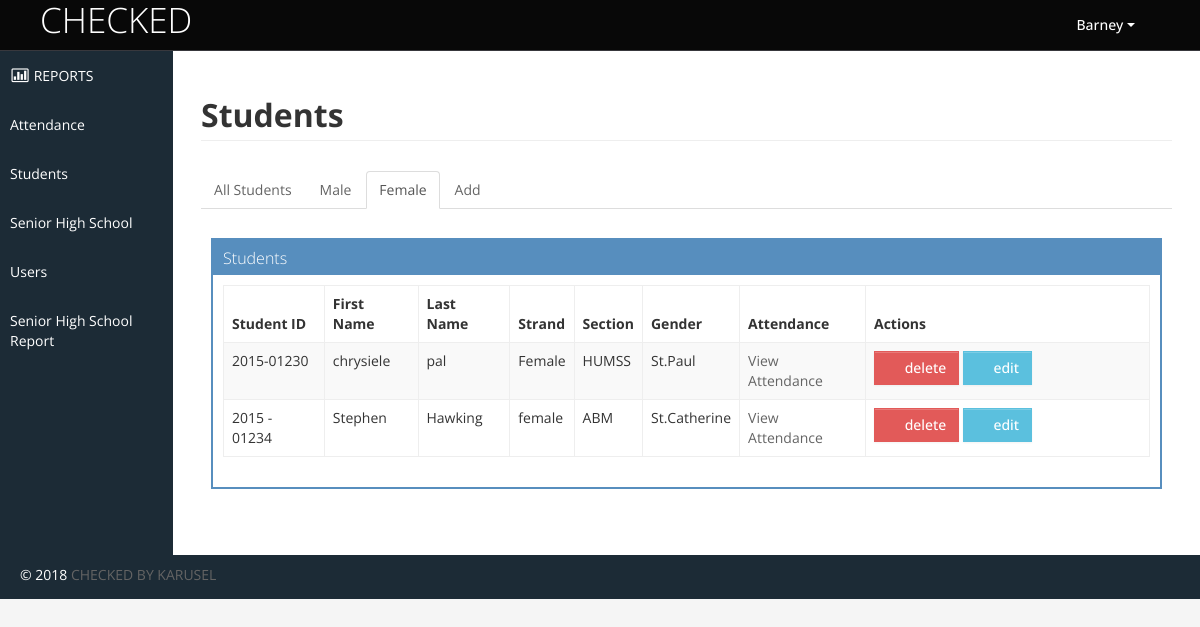
Screenshot of /project_zero/female.php (signed in) with the database file from the repository.
### tables this page shows
CREATE TABLE `users` (
  `id` int(11) NOT NULL,
  `username` varchar(65) NOT NULL,
  `email` varchar(65) NOT NULL,
  `password` varchar(125) NOT NULL,
  `firstname` varchar(65) NOT NULL,
  `lastname` varchar(65) NOT NULL,
  `acct_type` int(2) NOT NULL,
  `photo` varchar(65) NOT NULL,
  `status` int(2) NOT NULL
);

CREATE TABLE `students` (
  `id` int(11) NOT NULL,
  `studid` varchar(22) NOT NULL,
  `gender` varchar(6) NOT NULL,
  `fname` varchar(65) NOT NULL,
  `lname` varchar(65) NOT NULL,
  `strand` varchar(20) NOT NULL,
  `year` varchar(65) NOT NULL,
  `section` varchar(25) NOT NULL,
  `school_yr` varchar(65) NOT NULL,
  `no_pres` int(22) NOT NULL,
  `no_late` int(22) NOT NULL,
  `no_abs` int(22) NOT NULL
);

### project_zero/perfect_function.php (called while the page is built, shortened)
<?php
function getConnection()
{
	$servername = "localhost";
	$username = "root";
	$password = "";
	$dbname = "project_zero";
	$conn = new mysqli($servername, $username, $password, $dbname);
	return $conn;
}
function get_where($table_name, $id)
{
	$conn = getConnection();
	$sql = "SELECT * FROM $table_name where id=$id";
	$result = $conn->query($sql);
	return $result;
}
function get_where_custom($table_name, $column, $value)
{
	$conn = getConnection();
	$sql = "SELECT * FROM $table_name where ".$column."='".$value."'";
	$result = $conn->query($sql);
	return $result;
}
function base_url()
{
	$project_name = "project_zero";
	return "http://" . $_SERVER['SERVER_NAME'].'/'.$project_name.'/';
}
function _get_firstname_from_id($id)
{
	$user_data = get_where("users", $id);
	foreach ($user_data as $key => $row) {
		return $firstname = $row['firstname'];
	}
}
function _get_accttype_from_id($id)
{
	$user_data = get_where("users", $id);
	foreach ($user_data as $key => $row) {
		return $acct_type = $row['acct_type'];
	}
}

### project_zero/female.php (the view, shortened to what this page needs)
<?php include "admin_header.php";
?>
<h1 class="page-header"><b>Students</b></h1>
<ul class="nav nav-tabs">
						<li><a href="<?= base_url() ?>student_manage.php"><span class="hidden-tablet">All Students</span></a></li>
						<li><a href="<?= base_url() ?>male.php"><span class="hidden-tablet">Male</span></a></li>
						<li class="active"><a href="<?= base_url() ?>female.php"><span class="hidden-tablet">Female</span></a></li>
						<li><a href="<?= base_url() ?>student_create.php"><span class="hidden-tablet"> Add</span></a></li>
					</ul>
<div class="box-content">
	<div class="row-fluid sortable">
		<div class="box span12">
			<div class="box-header" data-original-title>
				<h2>Students</h2>
			</div>
			<div class="box-content">
				<table class="table table-striped table-bordered bootstrap-datatable datatable">
				  <thead>
					  <tr>
					  	  <th>Student ID</th>
						  <th> First Name</th>
						  <th> Last Name</th>
						  <th> Strand</th>
						  <th> Section</th>
						  <th> Gender</th>
						  <th> Attendance</th>
						  <th class="span4">Actions</th>
					  </tr>
				  </thead>
				  <tbody>
				  <?php
				  		$table_name = "students";
    					$column = "gender";
    					$value = "female";
						$user_data = get_where_custom($table_name, $column, $value);
				  		foreach ($user_data as $key => $row) {
						$studid = $row['studid'];
						$fname = $row['fname'];
						$lname = $row['lname'];
						$strand = $row['strand'];
						$section = $row['section'];
						$gender = $row['gender'];
						$id = $row['id'];
				  		$edit_user_url = base_url().'student_edit.php?id='.$id;
				  		$delete_user_url = base_url().'student_deleteconf.php?id='.$id;
				  ?>
					<tr>
						<td class="center"><?= $studid ?></td>
						<td class="center"><?= $fname ?></td>
						<td class="center"><?= $lname ?></td>
						<td class="center"><?= $gender?></td>
						<td class="center"><?= $strand ?></td>
						<td class="center"><?= $section?></td>
						<td class="center"><a>View Attendance</a></td>
						<td class="center">
							<a class="btn btn-danger" href="<?= $delete_user_url ?>">
								<i class="halflings-icon white trash"></i> delete
							</a>
							<a class="btn btn-info" href="<?= $edit_user_url ?>">
								<i class="halflings-icon white edit"></i> edit
							</a>
						</td>
					</tr>
					<?php } ?>
				  </tbody>
				</table>
			</div>
		</div>
	</div>
</div>
<?php include "admin_footer.php"; ?>

### project_zero/admin_header.php (shortened to what this page needs)
<?php include "perfect_function.php";
?>
<!DOCTYPE html>
<html lang="en">
<head>
	  <link rel="stylesheet" href="http://code.jquery.com/ui/1.11.4/themes/smoothness/jquery-ui.css">
	<link id="bootstrap-style" href="<?= base_url() ?>adminfiles/css/bootstrap.min.css" rel="stylesheet">
	<link href="<?= base_url() ?>adminfiles/css/bootstrap-responsive.min.css" rel="stylesheet">
	<link id="base-style" href="<?= base_url() ?>adminfiles/css/style.css" rel="stylesheet">
	<link id="base-style-responsive" href="<?= base_url() ?>adminfiles/css/style-responsive.css" rel="stylesheet">
</head>
<body>
	<div class="navbar">
		<div class="navbar-inner">
			<div class="container-fluid">
				<a class="brand" href="#"><span>CHECKED</span></a>
				<div class="nav-no-collapse header-nav">
					<ul class="nav pull-right">
						<li class="dropdown">
							<a class="btn dropdown-toggle" data-toggle="dropdown" href="#">
								<i class="halflings-icon white user"></i> <?= _get_firstname_from_id($_SESSION['id']) ?>
								<span class="caret"></span>
							</a>
						</li>
					</ul>
				</div>
			</div>
		</div>
	</div>
		<div class="container-fluid-full">
		<div class="row-fluid">
			<div id="sidebar-left" class="span2">
				<div class="nav-collapse sidebar-nav">
					<ul class="nav nav-tabs nav-stacked main-menu">
						<li><a href="<?= base_url() ?>dashboard.php"><i class="icon-bar-chart"></i><span class="hidden-tablet"> REPORTS</span></a></li>
						<li><a href="#" data-toggle="modal" data-target="#exampleModal"><span class="hidden-tablet"> Attendance</span></a></li>
						<?php
						$acct_type = _get_accttype_from_id($_SESSION['id']);
						if ($acct_type==1){
						?>
						<li><a href="<?= base_url() ?>student_manage.php"><span class="hidden-tablet"> Students</span></a></li>
						<li><a href="<?= base_url() ?>strand_manage.php"><span class="hidden-tablet">Senior High School</span></a></li>
						<li><a href="<?= base_url() ?>user_manage.php"><span class="hidden-tablet"> Users</span></a></li>
						<?php
						}
						?>
						<li><a href="<?= base_url() ?>shs_report.php""><span class="hidden-tablet"> Senior High School Report</span></a></li>
					</ul>
				</div>
			</div>
			<div id="content" class="span10">

### project_zero/adminfiles/css/style-responsive.css (style rules this page uses)
@media (min-width: 1200px) { .container-fluid-full { overflow: hidden; position: relative; height: 100%; } }
@media (min-width: 1200px) { #content { width: 85.578%; padding: 28px; margin: 0px 0px; margin-left: 14.422% !important; } }
@media (min-width: 1200px) { #sidebar-left { background: #1C2B36; margin-left: 0px !important; position: absolute; height: 100%; } }
@media (min-width: 1200px) { .sidebar-nav > ul { margin: 0px; } }

### project_zero/adminfiles/css/halflings.css (style rules this page uses)
html, html .halflings { -webkit-font-smoothing: antialiased !important; }
.halflings-icon { display: inline-block; width: 14px; height: 14px; line-height: 14px; vertical-align: text-top; background-image: url(../img/glyphicons_halflings.svg); background-position: 0 0; background-repeat: no-repeat; vertical-align: top; *display: inline; *zoom: 1; *margin-right: .3em; }
.halflings-icon.white { background-image: url(../img/glyphicons_halflings-white.svg); }
.halflings-icon.user { background-position: -168px 0; }
.halflings-icon.trash { background-position: -456px 0; }
.halflings-icon.edit { background-position: -96px -72px; }

### rows the page displays
users: firstname "Barney"
students: studid "2015-01230", fname "chrysiele", lname "pal", gender "Female", strand "HUMSS", section "St.Paul"
students: studid "2015 - 01234", fname "Stephen", lname "Hawking", gender "female", strand "ABM", section "St.Catherine"
